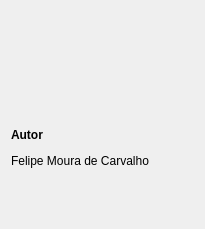
<?xml version="1.0" encoding="UTF-8"?>
<ui version="4.0">
 <class>AboutDialog</class>
 <widget class="QDialog" name="AboutDialog">
  <property name="windowModality">
   <enum>Qt::NonModal</enum>
  </property>
  <property name="enabled">
   <bool>true</bool>
  </property>
  <property name="geometry">
   <rect>
    <x>0</x>
    <y>0</y>
    <width>205</width>
    <height>229</height>
   </rect>
  </property>
  <property name="sizePolicy">
   <sizepolicy hsizetype="Fixed" vsizetype="Fixed">
    <horstretch>0</horstretch>
    <verstretch>0</verstretch>
   </sizepolicy>
  </property>
  <property name="windowTitle">
   <string>IRES Cutaway</string>
  </property>
  <layout class="QHBoxLayout" name="horizontalLayout_About">
   <item>
    <layout class="QHBoxLayout" name="horizontalLayout">
     <item>
      <layout class="QVBoxLayout" name="verticalLayout">
       <item alignment="Qt::AlignHCenter">
        <widget class="QLabel" name="label_Icon_">
         <property name="text">
          <string>&lt;html&gt;&lt;head/&gt;&lt;body&gt;&lt;p&gt;&lt;img src=&quot;:/Icons/celerSystem.svg&quot;/&gt;&lt;/p&gt;&lt;/body&gt;&lt;/html&gt;</string>
         </property>
        </widget>
       </item>
       <item>
        <widget class="QLabel" name="label_Author_">
         <property name="text">
          <string>&lt;html&gt;&lt;head/&gt;&lt;body&gt;&lt;p&gt;&lt;span style=&quot; font-weight:600;&quot;&gt;Autor&lt;/span&gt;&lt;/p&gt;&lt;p&gt;Felipe Moura de Carvalho&lt;/p&gt;&lt;p&gt;&lt;br/&gt;&lt;/p&gt;&lt;/body&gt;&lt;/html&gt;</string>
         </property>
         <property name="textFormat">
          <enum>Qt::AutoText</enum>
         </property>
         <property name="openExternalLinks">
          <bool>true</bool>
         </property>
        </widget>
       </item>
      </layout>
     </item>
    </layout>
   </item>
  </layout>
 </widget>
 <resources>
  <include location="../RCC/Resources.qrc"/>
 </resources>
 <connections/>
</ui>
